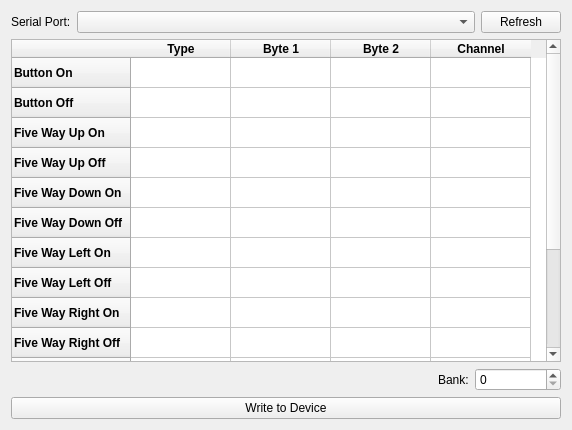
<?xml version="1.0" encoding="UTF-8"?>
<ui version="4.0">
 <class>uploadWidget</class>
 <widget class="QWidget" name="uploadWidget">
  <property name="geometry">
   <rect>
    <x>0</x>
    <y>0</y>
    <width>572</width>
    <height>430</height>
   </rect>
  </property>
  <property name="windowTitle">
   <string>Form</string>
  </property>
  <layout class="QGridLayout" name="gridLayout_2">
   <item row="0" column="0">
    <layout class="QGridLayout" name="gridLayout">
     <item row="1" column="1">
      <widget class="QPushButton" name="uploadButton">
       <property name="text">
        <string>Write to Device</string>
       </property>
      </widget>
     </item>
     <item row="0" column="1">
      <layout class="QGridLayout" name="subGridLayout">
       <item row="2" column="1">
        <spacer name="bankSpacer">
         <property name="orientation">
          <enum>Qt::Horizontal</enum>
         </property>
         <property name="sizeHint" stdset="0">
          <size>
           <width>40</width>
           <height>20</height>
          </size>
         </property>
        </spacer>
       </item>
       <item row="0" column="1" colspan="3">
        <widget class="QComboBox" name="serialPortComboBox"/>
       </item>
       <item row="0" column="0">
        <widget class="QLabel" name="serialPortLabel">
         <property name="text">
          <string>Serial Port:</string>
         </property>
        </widget>
       </item>
       <item row="2" column="2">
        <widget class="QLabel" name="bankLabel">
         <property name="text">
          <string>Bank:</string>
         </property>
        </widget>
       </item>
       <item row="0" column="4">
        <widget class="QPushButton" name="refreshButton">
         <property name="text">
          <string>Refresh</string>
         </property>
        </widget>
       </item>
       <item row="1" column="0" colspan="5">
        <widget class="QTableWidget" name="tableWidget">
         <property name="showGrid">
          <bool>true</bool>
         </property>
         <property name="cornerButtonEnabled">
          <bool>true</bool>
         </property>
         <attribute name="horizontalHeaderVisible">
          <bool>true</bool>
         </attribute>
         <attribute name="horizontalHeaderCascadingSectionResizes">
          <bool>true</bool>
         </attribute>
         <attribute name="horizontalHeaderStretchLastSection">
          <bool>false</bool>
         </attribute>
         <attribute name="verticalHeaderVisible">
          <bool>true</bool>
         </attribute>
         <attribute name="verticalHeaderStretchLastSection">
          <bool>false</bool>
         </attribute>
         <row>
          <property name="text">
           <string>Button On</string>
          </property>
          <property name="font">
           <font>
            <bold>true</bold>
           </font>
          </property>
         </row>
         <row>
          <property name="text">
           <string>Button Off</string>
          </property>
          <property name="font">
           <font>
            <bold>true</bold>
           </font>
          </property>
         </row>
         <row>
          <property name="text">
           <string>Five Way Up On</string>
          </property>
          <property name="font">
           <font>
            <bold>true</bold>
           </font>
          </property>
         </row>
         <row>
          <property name="text">
           <string>Five Way Up Off</string>
          </property>
          <property name="font">
           <font>
            <bold>true</bold>
           </font>
          </property>
         </row>
         <row>
          <property name="text">
           <string>Five Way Down On</string>
          </property>
          <property name="font">
           <font>
            <bold>true</bold>
           </font>
          </property>
         </row>
         <row>
          <property name="text">
           <string>Five Way Down Off</string>
          </property>
          <property name="font">
           <font>
            <bold>true</bold>
           </font>
          </property>
         </row>
         <row>
          <property name="text">
           <string>Five Way Left On</string>
          </property>
          <property name="font">
           <font>
            <bold>true</bold>
           </font>
          </property>
         </row>
         <row>
          <property name="text">
           <string>Five Way Left Off</string>
          </property>
          <property name="font">
           <font>
            <bold>true</bold>
           </font>
          </property>
         </row>
         <row>
          <property name="text">
           <string>Five Way Right On</string>
          </property>
          <property name="font">
           <font>
            <bold>true</bold>
           </font>
          </property>
         </row>
         <row>
          <property name="text">
           <string>Five Way Right Off</string>
          </property>
          <property name="font">
           <font>
            <bold>true</bold>
           </font>
          </property>
         </row>
         <row>
          <property name="text">
           <string>Five Way Click On</string>
          </property>
          <property name="font">
           <font>
            <bold>true</bold>
           </font>
          </property>
         </row>
         <row>
          <property name="text">
           <string>Five Way Click Off</string>
          </property>
          <property name="font">
           <font>
            <bold>true</bold>
           </font>
          </property>
         </row>
         <row>
          <property name="text">
           <string>Slider</string>
          </property>
          <property name="font">
           <font>
            <bold>true</bold>
           </font>
          </property>
         </row>
         <row>
          <property name="text">
           <string>Joystick X Direction</string>
          </property>
          <property name="font">
           <font>
            <bold>true</bold>
           </font>
          </property>
         </row>
         <row>
          <property name="text">
           <string>Joystick Y Direction</string>
          </property>
          <property name="font">
           <font>
            <bold>true</bold>
           </font>
          </property>
         </row>
         <column>
          <property name="text">
           <string>Type</string>
          </property>
          <property name="font">
           <font>
            <bold>true</bold>
           </font>
          </property>
         </column>
         <column>
          <property name="text">
           <string>Byte 1</string>
          </property>
          <property name="font">
           <font>
            <bold>true</bold>
           </font>
          </property>
         </column>
         <column>
          <property name="text">
           <string>Byte 2</string>
          </property>
          <property name="font">
           <font>
            <bold>true</bold>
           </font>
          </property>
         </column>
         <column>
          <property name="text">
           <string>Channel</string>
          </property>
          <property name="font">
           <font>
            <bold>true</bold>
           </font>
          </property>
         </column>
        </widget>
       </item>
       <item row="2" column="3" colspan="2">
        <widget class="QSpinBox" name="bankSpinBox">
         <property name="maximum">
          <number>9</number>
         </property>
        </widget>
       </item>
      </layout>
     </item>
    </layout>
   </item>
  </layout>
 </widget>
 <resources/>
 <connections/>
</ui>
